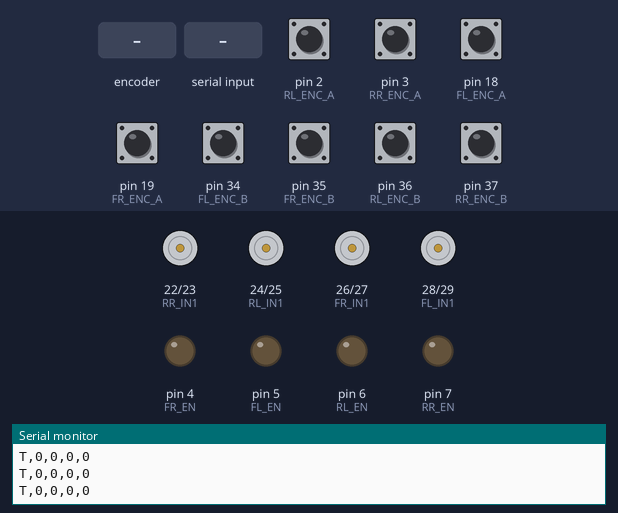
The sketch below on a simulated Arduino Mega 2560, built with avr-gcc and run on an emulated ATmega2560. On the bench: motor-driver pin pairs drawn as motors (green arrow = first pin HIGH = forward, orange = second pin HIGH = backward, longer = more drive), output pins drawn as LEDs (lit = HIGH), the last lines printed to the serial monitor. Dashed ring = blinking. Inputs (shaded band) come from the test bench; at power-on: pin 2 (RL_ENC_A), pin 3 (RR_ENC_A), pin 18 (FL_ENC_A), pin 19 (FR_ENC_A), pin 34 (FL_ENC_B), pin 35 (FR_ENC_B), pin 36 (RL_ENC_B), pin 37 (RR_ENC_B) HIGH.

Above: at 1.2 s.
1.3 s: rotary encoder on pin 2 (RL_ENC_A) / pin 34 (FL_ENC_B) turned 3 steps (first pin leading)
At 1.56 s:
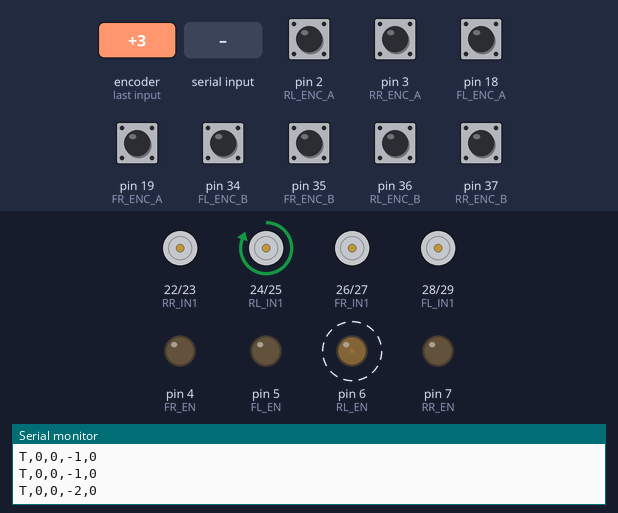
4.3 s: "90,45,200,10\n" received over Serial
At 4.46 s:
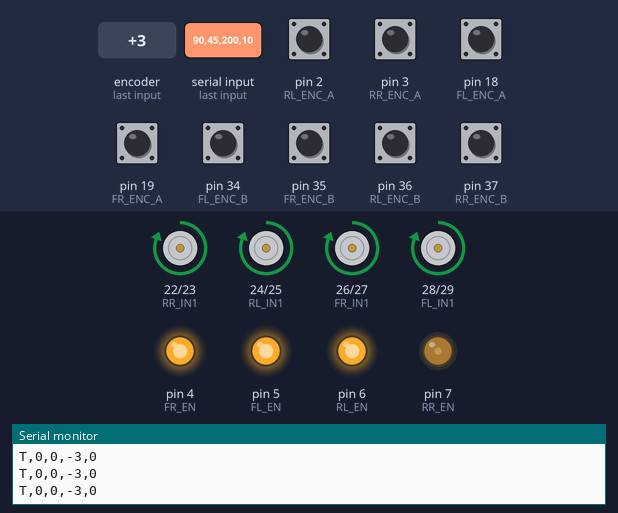
7.3 s: pin 3 (RR_ENC_A) pulled LOW for 0.15 s
At 7.46 s:
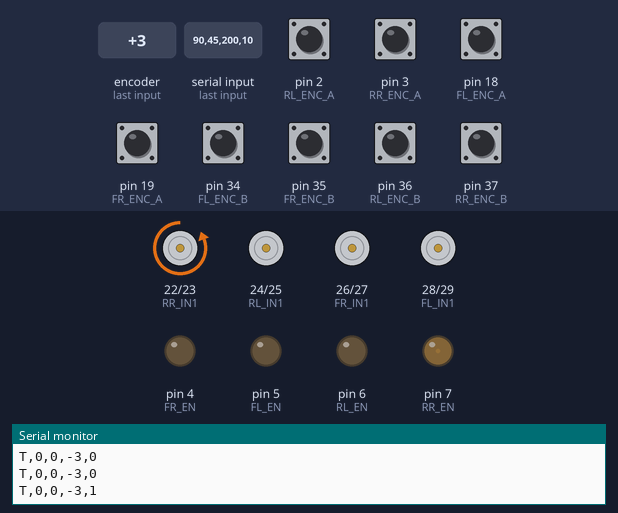
9.0 s: pin 18 (FL_ENC_A) pulled LOW for 0.15 s
At 9.16 s:
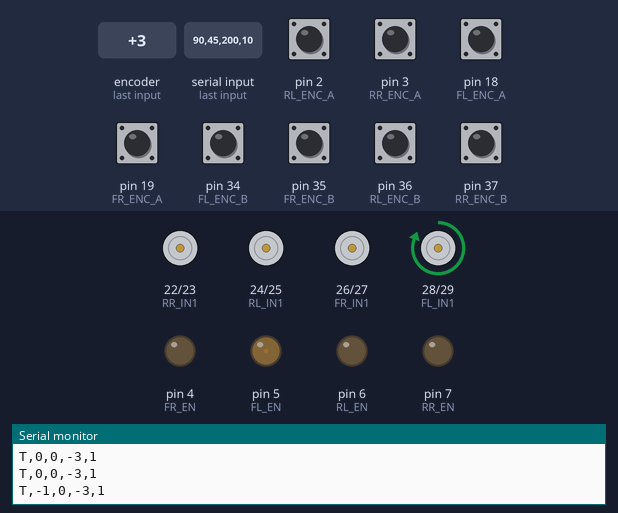
10.7 s: pin 19 (FR_ENC_A) pulled LOW for 0.15 s
At 10.86 s:
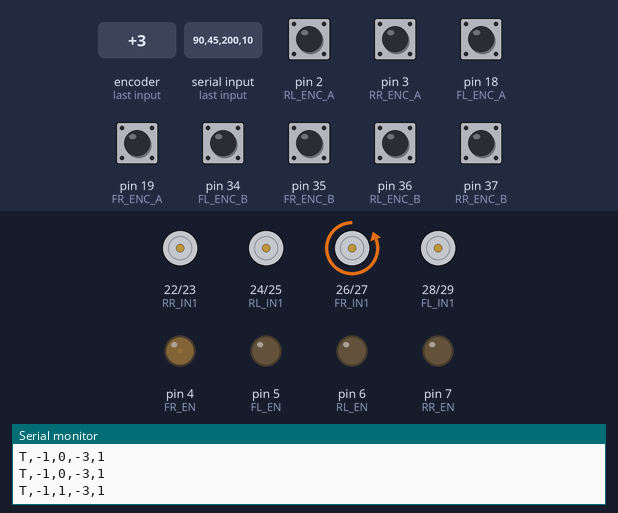
12.4 s: "90,45,200,10\n" received over Serial
At 14.3 s:
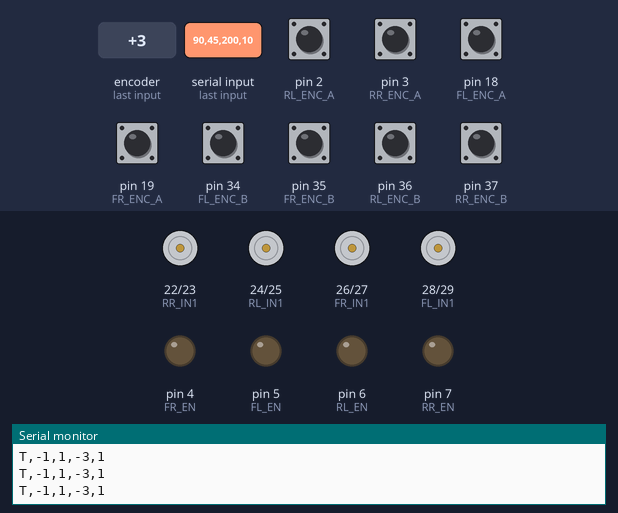
Timing chart, 0 to 15.8 s (numbered marks = the images above; inputs shaded):
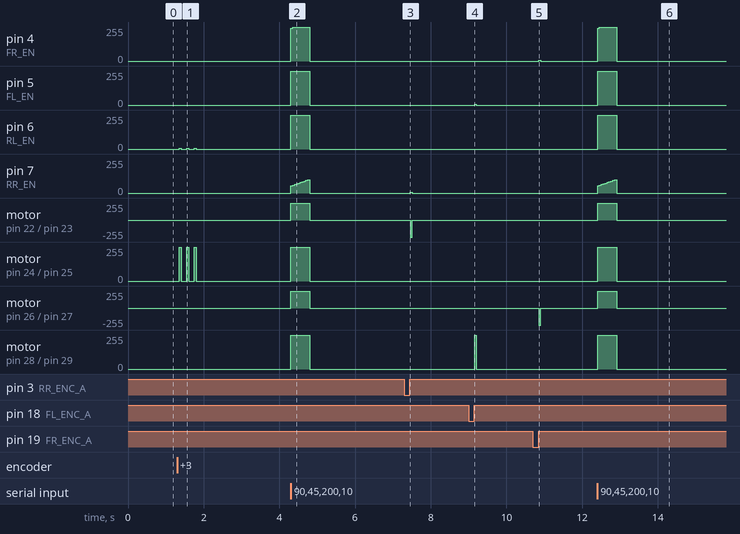

Measured:
- after the input at 1.3 s, pin 6 (RL_EN): alternates 5/255 for 0.05 s and 0/255 for 0.15 s, 6 changes in all, then stays 0/255, starting after 0.05 s; motor on pin 24 (RL_IN1) / pin 25 (RL_IN2): alternates forward 255/255 for 0.05 s and stopped for 0.15 s, 6 changes in all, then stays stopped, starting after 0.05 s
- after the input at 4.3 s, pin 4 (FR_EN), pin 5 (FL_EN): 0/255 → 255/255 at once, → 0/255 0.50 s later
- after the input at 7.3 s, pin 7 (RR_EN): 0/255 → 5/255 after 0.16 s, → 0/255 0.05 s later; motor on pin 22 (RR_IN1) / pin 23 (RR_IN2): stopped → backward 255/255 after 0.16 s, → stopped 0.05 s later
- after the input at 9.0 s, pin 5 (FL_EN): 0/255 → 5/255 after 0.16 s, → 0/255 0.05 s later; motor on pin 28 (FL_IN1) / pin 29 (FL_IN2): stopped → forward 255/255 after 0.16 s, → stopped 0.05 s later
- after the input at 10.7 s, pin 4 (FR_EN): 0/255 → 5/255 after 0.16 s, → 0/255 0.05 s later; motor on pin 26 (FR_IN1) / pin 27 (FR_IN2): stopped → backward 255/255 after 0.16 s, → stopped 0.05 s later
- after the input at 12.4 s, pin 4 (FR_EN), pin 5 (FL_EN): 0/255 → 255/255 at once, → 0/255 0.50 s later

The sketch:

OmnidirectionalRobot.ino
```cpp
// ==========================================
// MOTOR PINS
// ==========================================

const int FL_EN = 5; const int FL_IN1 = 28; const int FL_IN2 = 29;
const int FR_EN = 4; const int FR_IN1 = 26; const int FR_IN2 = 27;
const int RL_EN = 6; const int RL_IN1 = 24; const int RL_IN2 = 25;
const int RR_EN = 7; const int RR_IN1 = 22; const int RR_IN2 = 23;

// ==========================================
// ENCODER PINS
// ==========================================

const int FL_ENC_A = 18; const int FL_ENC_B = 34;
const int FR_ENC_A = 19; const int FR_ENC_B = 35;
const int RL_ENC_A = 2; const int RL_ENC_B = 36;
const int RR_ENC_A = 3; const int RR_ENC_B = 37;

// ==========================================
// TICK COUNTERS (Volatile for ISRs)
// ==========================================

volatile long ticks_FL = 0;
volatile long ticks_FR = 0;
volatile long ticks_RL = 0;
volatile long ticks_RR = 0;

// ==========================================
// CUSTOM PID CONTROLLER STRUCT
// ==========================================

struct PIDController {

    float kp, ki, kd;
    float integral, prev_error;
    long prev_ticks;
    int target_ticks_per_loop;

    PIDController(float p, float i, float d) {
        kp = p; ki = i; kd = d;
        integral = 0; prev_error = 0;
        prev_ticks = 0; target_ticks_per_loop = 0;
    }

    int compute(long current_total_ticks) {
        long current_velocity = current_total_ticks - prev_ticks;
        prev_ticks = current_total_ticks;
        float error = target_ticks_per_loop - current_velocity;
        integral += error;

        // Anti-Windup / Reset
        if (target_ticks_per_loop == 0) integral = 0;
        if (integral > 1000) integral = 1000;
        if (integral < -1000) integral = -1000;

        float derivative = error - prev_error;
        prev_error = error;
        float output = (kp * error) + (ki * integral) + (kd * derivative);

        if (output > 255) output = 255;
        if (output < -255) output = -255;

        return (int)output;
    }
};

PIDController pid_FL(5.0, 0.5, 0.0);
PIDController pid_FR(5.0, 0.5, 0.0);
PIDController pid_RL(5.0, 0.5, 0.0);
PIDController pid_RR(5.0, 0.5, 0.0);

unsigned long last_pid_time = 0;
unsigned long last_command_time = 0;

void setup() {

    Serial.begin(115200);

    // CRITICAL FIX: Stop USB reading from freezing the PID loop
    Serial.setTimeout(10);

    pinMode(FL_EN, OUTPUT); pinMode(FL_IN1, OUTPUT); pinMode(FL_IN2, OUTPUT);
    pinMode(FR_EN, OUTPUT); pinMode(FR_IN1, OUTPUT); pinMode(FR_IN2, OUTPUT);
    pinMode(RL_EN, OUTPUT); pinMode(RL_IN1, OUTPUT); pinMode(RL_IN2, OUTPUT);
    pinMode(RR_EN, OUTPUT); pinMode(RR_IN1, OUTPUT); pinMode(RR_IN2, OUTPUT);

    pinMode(FL_ENC_A, INPUT_PULLUP); pinMode(FL_ENC_B, INPUT_PULLUP);
    pinMode(FR_ENC_A, INPUT_PULLUP); pinMode(FR_ENC_B, INPUT_PULLUP);
    pinMode(RL_ENC_A, INPUT_PULLUP); pinMode(RL_ENC_B, INPUT_PULLUP);
    pinMode(RR_ENC_A, INPUT_PULLUP); pinMode(RR_ENC_B, INPUT_PULLUP);

    attachInterrupt(digitalPinToInterrupt(FL_ENC_A), isr_FL, RISING);
    attachInterrupt(digitalPinToInterrupt(FR_ENC_A), isr_FR, RISING);
    attachInterrupt(digitalPinToInterrupt(RL_ENC_A), isr_RL, RISING);
    attachInterrupt(digitalPinToInterrupt(RR_ENC_A), isr_RR, RISING);
}

void loop() {

    // READ SERIAL COMMANDS (Non-Blocking & Fragment-Proof)
    if (Serial.available() > 0) {
        String data = Serial.readStringUntil('\n');

        int t1, t2, t3, t4;

        // Mathematically check that exactly 4 numbers arrived. Throw away broken packets.
        if (sscanf(data.c_str(), "%d,%d,%d,%d", &t1, &t2, &t3, &t4) == 4) {
            pid_FL.target_ticks_per_loop = t1;
            pid_FR.target_ticks_per_loop = t2;
            pid_RL.target_ticks_per_loop = t3;
            pid_RR.target_ticks_per_loop = t4;
            last_command_time = millis(); // Reset safety watchdog
        }
    }

    // SAFETY WATCHDOG (Stop if Python crashes or Wi-Fi drops)
    if (millis() - last_command_time > 500) {
        pid_FL.target_ticks_per_loop = 0;
        pid_FR.target_ticks_per_loop = 0;
        pid_RL.target_ticks_per_loop = 0;
        pid_RR.target_ticks_per_loop = 0;
    }

    // THE 50ms PID TIMING LOOP (Runs strictly at 20Hz)
    if (millis() - last_pid_time >= 50) {
        last_pid_time = millis();

        int pwm_FL = pid_FL.compute(ticks_FL);
        int pwm_FR = pid_FR.compute(ticks_FR);
        int pwm_RL = pid_RL.compute(ticks_RL);
        int pwm_RR = pid_RR.compute(ticks_RR);

        set_motor(FL_EN, FL_IN1, FL_IN2, pwm_FL);
        set_motor(FR_EN, FR_IN1, FR_IN2, pwm_FR);
        set_motor(RL_EN, RL_IN1, RL_IN2, pwm_RL);
        set_motor(RR_EN, RR_IN1, RR_IN2, pwm_RR);

        // Send telemetry back to Python

        Serial.print("T,");
        Serial.print(ticks_FL); Serial.print(",");
        Serial.print(ticks_FR); Serial.print(",");
        Serial.print(ticks_RL); Serial.print(",");
        Serial.println(ticks_RR);
    }
}


// ==========================================
// ISRs (Left sides inverted for positive forward counting)
// ==========================================

void isr_FL() { if (digitalRead(FL_ENC_B)) ticks_FL--; else ticks_FL++; }
void isr_FR() { if (digitalRead(FR_ENC_B)) ticks_FR++; else ticks_FR--; }
void isr_RL() { if (digitalRead(RL_ENC_B)) ticks_RL--; else ticks_RL++; }
void isr_RR() { if (digitalRead(RR_ENC_B)) ticks_RR++; else ticks_RR--; }

// ==========================================
// MOTOR DRIVER
// ==========================================

void set_motor(int en_pin, int in1, int in2, int speed) {
    if (speed > 0) {
        digitalWrite(in1, HIGH); digitalWrite(in2, LOW);
    } else if (speed < 0) {
        digitalWrite(in1, LOW); digitalWrite(in2, HIGH);
    } else {
        digitalWrite(in1, LOW); digitalWrite(in2, LOW);
    }
    analogWrite(en_pin, abs(speed));
}
```
